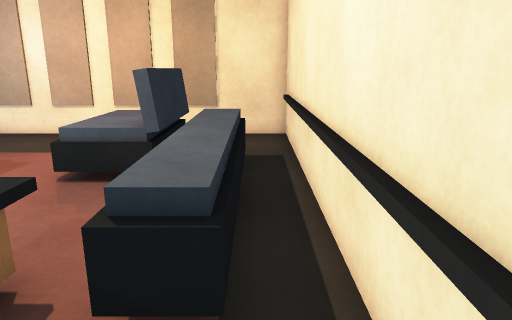
[1] (above)

12 first-person views from a walk through a 3-D level made in the Unity game engine. The camera is 1.3 m above the floor, tilts 14° down and sees 70° across. The floor is counted in squares, 0.5 m on a side. Each view is taken from the middle of a square. On the plan, view 1 faces up. The plan holds only what a view shows up to about 20 squares ahead; the rest is blank.

[2]
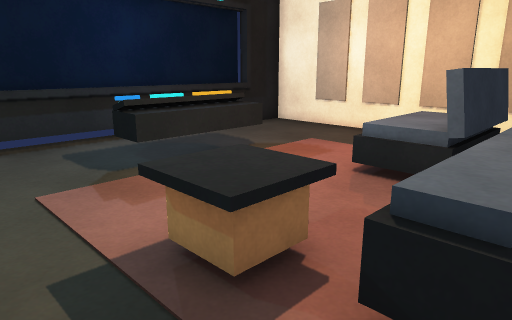

[3]
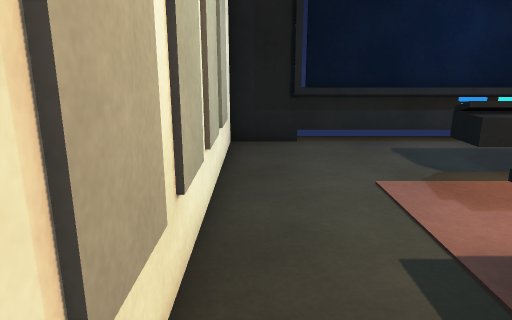

[4]
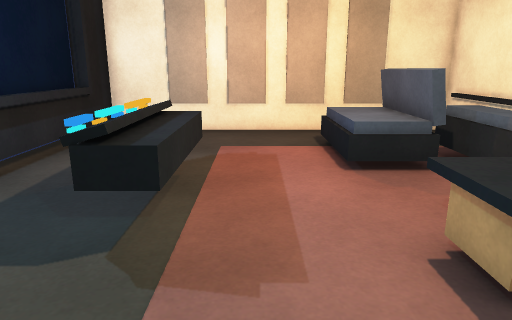

[5]
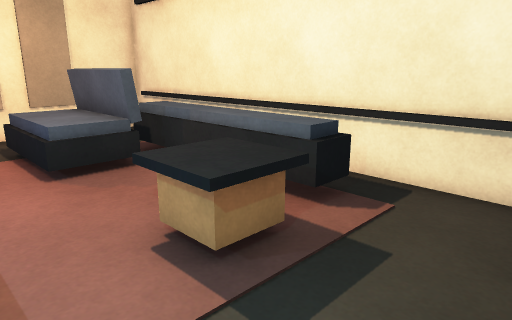

[6]
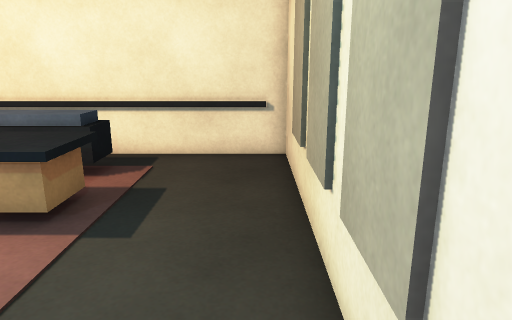

[7]
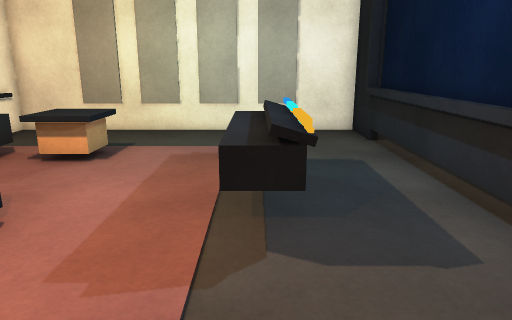

[8]
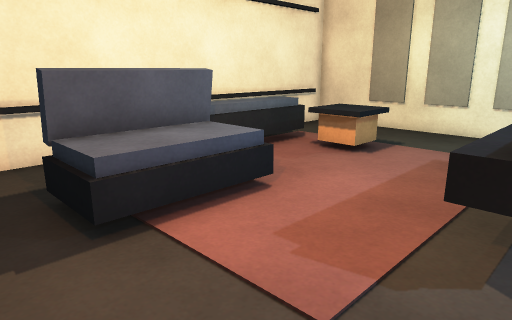

[9]
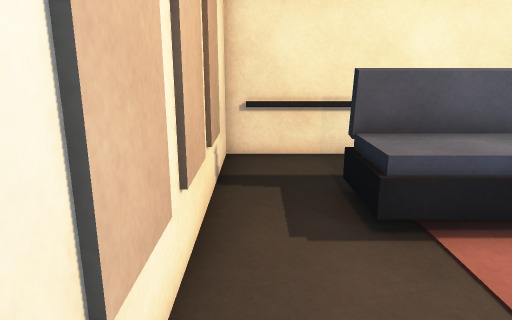

[10]
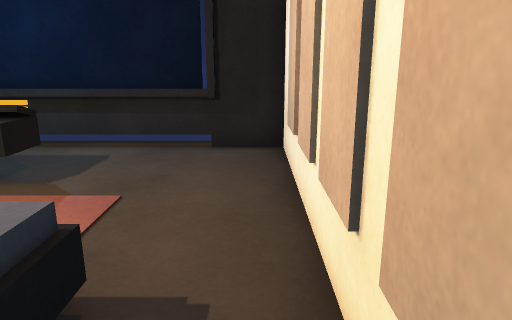

[11]
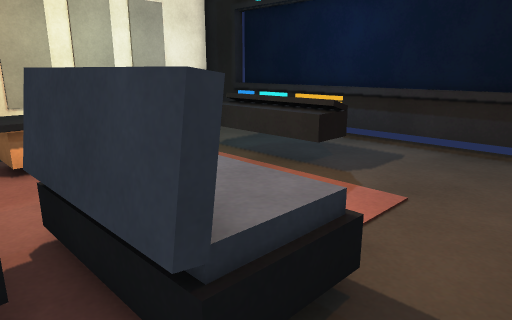

[12]
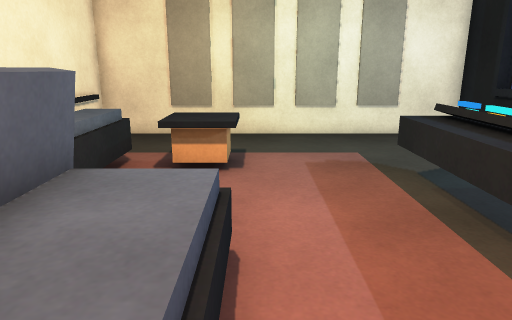

### Floor plan
Key: @ floor where view 1 was taken; # wall or solid block; . floor; = window, fence, low wall or low ledge; ^ raised ledge; v drop or lower ground; O other object.
Columns run from 13 left of view 1 to 1 right of it. Each row starts with its distance up from view 1.
 15 ###############
 14 #.............#
 13 #.............#
 12 #........OO#..#
 11 #........Ov=..#
 10 #........O=#^.#
  9 #..=^....O==^^#
  8 #..^^.....##^^#
  7 #..^^.......^^#
  6 #..^^.......^^#
  5 #..^^.......^^#
  4 #..=^....^^.^^#
  3 #........^^.^.#
  2 #........^^...#
  1 #.............#
  0 #............@#
 -1 #.............#
 -2 ###############

Where each view was taken, in squares from view 1:
view 1: 0 up, 0 right, facing up
view 2: 0 up, 0 right, facing up-left
view 3: 1 down, 0 right, facing left
view 4: 1 down, 7 left, facing up
view 5: 1 down, 7 left, facing up-right
view 6: 1 down, 10 left, facing right
view 7: 14 up, 9 left, facing down
view 8: 14 up, 10 left, facing down-right
view 9: 14 up, 10 left, facing right
view 10: 14 up, 1 left, facing left
view 11: 14 up, 1 left, facing down-left
view 12: 13 up, 5 left, facing down
